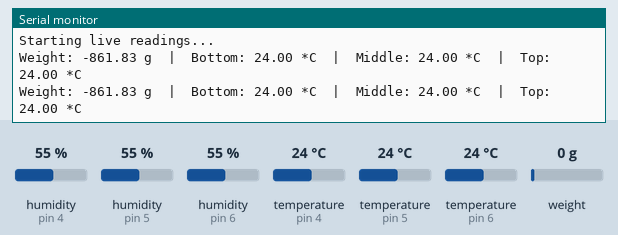
Recording of a sketch running on a simulated Arduino Uno, built with avr-gcc and run on an emulated ATmega328P. On the bench: the last lines printed to the serial monitor. Inputs (shaded band) come from the test bench; at power-on: temperature (sensors on pin 4, pin 5, pin 6) 24 °C, weight on the scale 0 g, humidity (sensors on pin 4, pin 5, pin 6) 55 %.

Above: at 5.8 s.
5.9 s: temperature (sensor on pin 4) set to 12 °C
At 7.9 s:
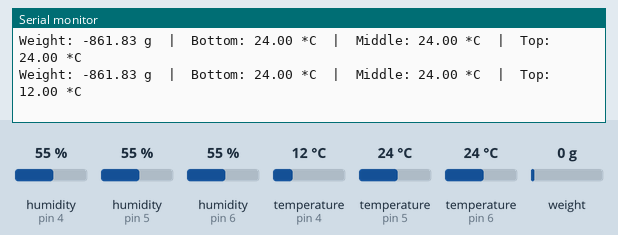
9.6 s: temperature (sensor on pin 5) set to 12 °C
At 10.9 s:
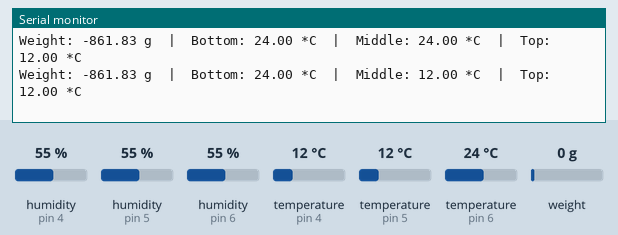
13.3 s: temperature (sensor on pin 6) set to 12 °C
At 15.8 s:
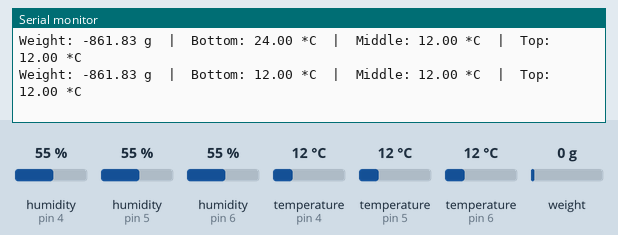
17.0 s: weight on the scale set to 100 g
At 18.8 s:
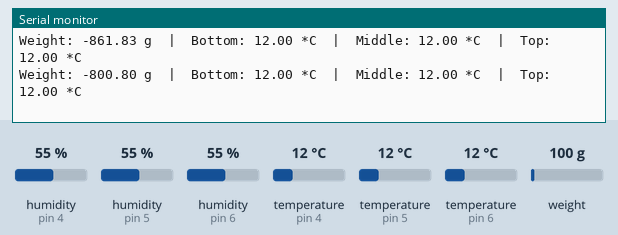
20.7 s: temperature (sensor on pin 4) set to 19 °C
At 23.7 s:
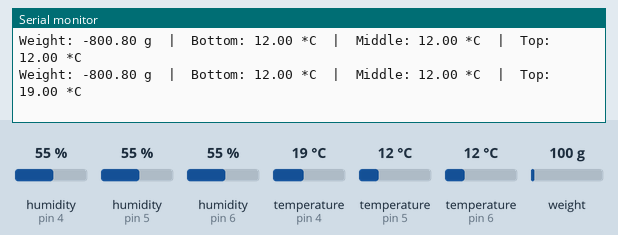
24.4 s: temperature (sensor on pin 5) set to 19 °C
At 26.7 s:
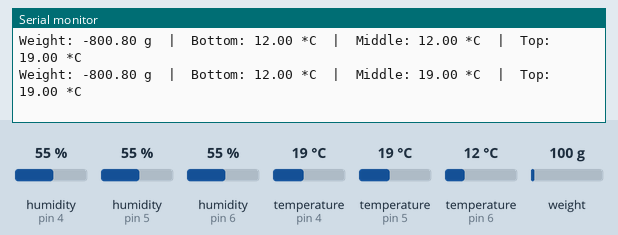
Timing chart, 0 to 28.2 s (numbered marks = the images above; inputs shaded):
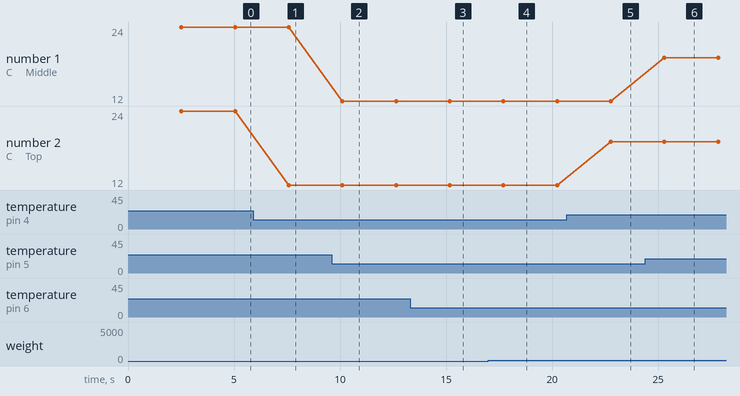

The sketch:

experimental_setup.ino
```cpp
#include "DHT.h"
#include "HX711.h"

// --- DHT SENSORS SETUP ---
#define DHTPIN_TOP    4
#define DHTPIN_MIDDLE 5
#define DHTPIN_BOTTOM 6

#define DHTTYPE DHT22

// Initialize three separate DHT sensors
DHT dhtTop(DHTPIN_TOP, DHTTYPE);
DHT dhtMiddle(DHTPIN_MIDDLE, DHTTYPE);
DHT dhtBottom(DHTPIN_BOTTOM, DHTTYPE);

// --- HX711 LOAD CELL SETUP ---
const int LOADCELL_DOUT_PIN = 2;
const int LOADCELL_SCK_PIN = 3;
HX711 scale;

// --- CALIBRATION VALUES ---
// REPLACE THESE WITH YOUR ACTUAL CALCULATED NUMBERS!
float k = 0.001453;
float b = -861.83;

void setup() {
  Serial.begin(9600);

  // Initialize sensors
  dhtTop.begin();
  dhtMiddle.begin();
  dhtBottom.begin();

  // Initialize scale
  scale.begin(LOADCELL_DOUT_PIN, LOADCELL_SCK_PIN);

  Serial.println("Starting live readings...");
}

void loop() {
  // DHT sensors need 2 seconds between readings
  delay(2000);

  // --- 1. READ WEIGHT ---
  float weight = 0;
  if (scale.is_ready()) {
    long raw_val = scale.read_average(5);
    weight = (k * raw_val) + b;
  }

  // --- 2. READ DHT SENSORS (Celsius Only) ---
  float t_top = dhtTop.readTemperature();
  float t_mid = dhtMiddle.readTemperature();
  float t_bot = dhtBottom.readTemperature();

  // --- 3. OUTPUT RESULTS ON ONE LINE ---

  // Weight
  Serial.print("Weight: ");
  Serial.print(weight);
  Serial.print(" g  |  ");

  // Bottom Sensor
  Serial.print("Bottom: ");
  if (isnan(t_bot)) {
    Serial.print("Error");
  } else {
    Serial.print(t_bot);
    Serial.print(" *C");
  }
  Serial.print("  |  ");

  // Middle Sensor
  Serial.print("Middle: ");
  if (isnan(t_mid)) {
    Serial.print("Error");
  } else {
    Serial.print(t_mid);
    Serial.print(" *C");
  }
  Serial.print("  |  ");

  // Top Sensor
  Serial.print("Top: ");
  if (isnan(t_top)) {
    Serial.print("Error");
  } else {
    Serial.print(t_top);
    Serial.print(" *C");
  }

  // Finally, print a newline character so the NEXT reading goes on a new line
  Serial.println();
}
```

Measured:
- after the input at 5.9 s, the serial monitor: prints a new line after 1.7 s (image 1)
- after the input at 9.6 s, the serial monitor: prints a new line after 0.51 s (image 2)
- after the input at 13.3 s, the serial monitor: prints a new line after 1.9 s (image 3)
- after the input at 17.0 s, the serial monitor: prints a new line after 0.70 s (image 4)
- after the input at 20.7 s, the serial monitor: prints a new line after 2.1 s (image 5)
- after the input at 24.4 s, the serial monitor: prints a new line after 0.89 s (image 6)
- plotted number 2: 24 → 12 after the input at 5.9 s, 12 → 19 after the input at 20.7 s
